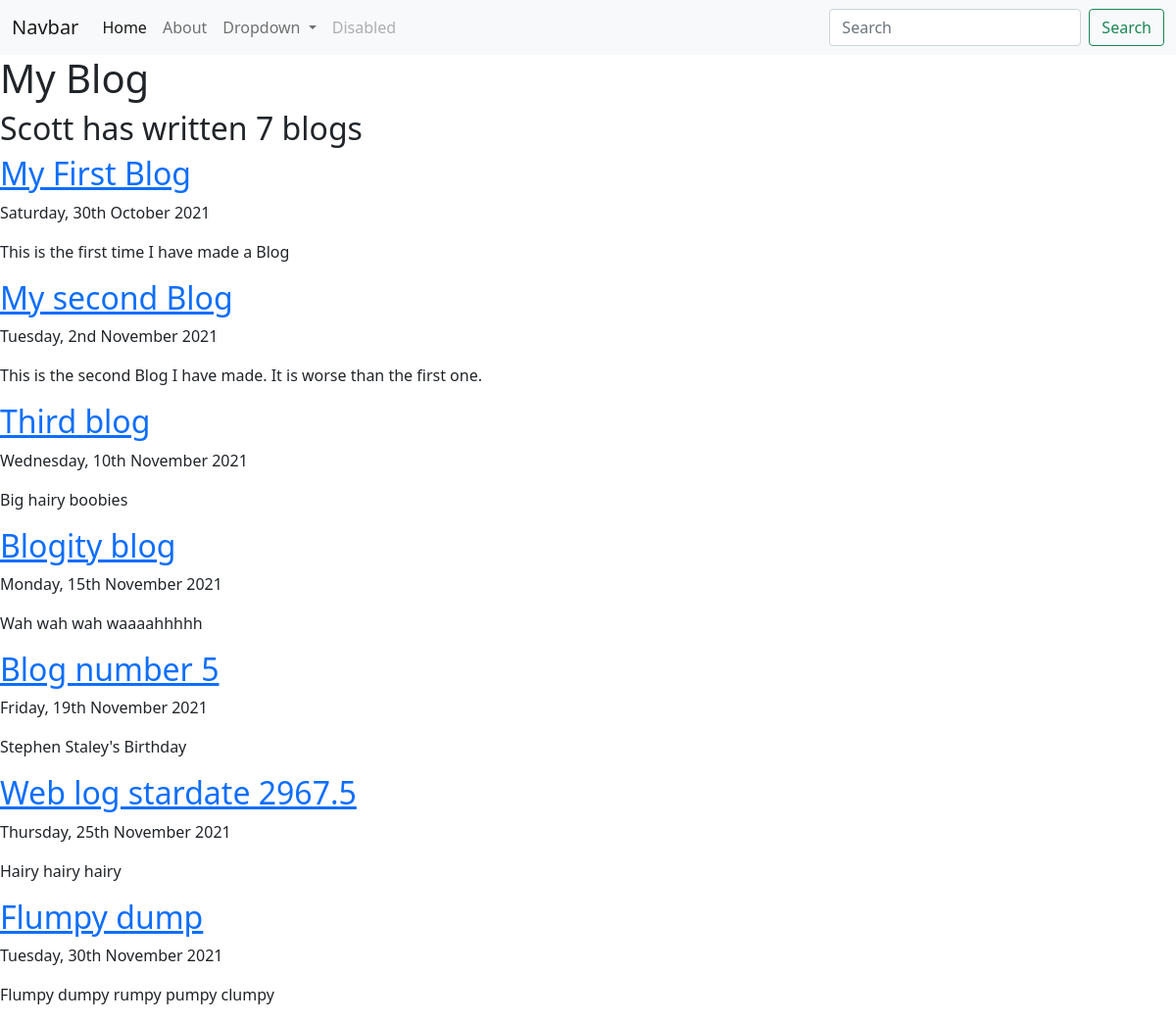
/blog/, run on an earlier commit of the app's database.
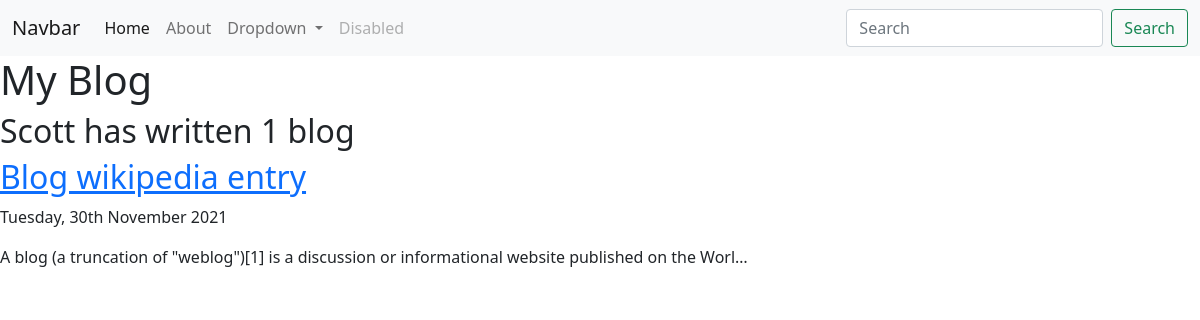
And on a later commit of the database.
### blog/models.py (models this page shows, shortened)
class Blog(models.Model):
    title = models.CharField(max_length=200)
    date = models.DateField()
    details = models.TextField()

### blog/views.py (the view)
# urls.py: path('', views.all_blogs, name='all_blogs'),
def all_blogs(request):
    blogs = Blog.objects.all()      # order_by('-date')[:5]
    return render(request, 'blog/all_blogs.html', {'blogs':blogs})

### blog/templates/blog/all_blogs.html
{% extends 'portfolio/base.html' %}
{% block content %}
<h1>My Blog</h1>
<h2> Scott has written {{ blogs.count }} blog{{ blogs.count|pluralize }}</h2>
{% for blog in blogs %}
<h2><a href="{% url 'blog:detail' blog.id %}">{{ blog.title }}</a></h2>
<p>{{ blog.date|date:'l, jS F Y' }}</p>
<p>{{ blog.details|striptags|truncatechars:100 }}</p>
{% endfor %}
{% endblock %}

### portfolio/templates/portfolio/base.html (shortened to what this page needs)
<!doctype html>
<html lang="en">
  <head>
    <link href="https://cdn.jsdelivr.net/npm/bootstrap@5.1.3/dist/css/bootstrap.min.css" rel="stylesheet">
  </head>
  <body>
    <nav class="navbar navbar-expand-lg navbar-light bg-light">
      <div class="container-fluid">
        <a class="navbar-brand" href="#">Navbar</a>
        <div class="collapse navbar-collapse" id="navbarSupportedContent">
          <ul class="navbar-nav me-auto mb-2 mb-lg-0">
            <li class="nav-item">
              <a class="nav-link active" aria-current="page" href="#">Home</a>
            </li>
            <li class="nav-item">
              <a class="nav-link" href="#">About</a>
            </li>
            <li class="nav-item dropdown">
              <a class="nav-link dropdown-toggle" href="#" id="navbarDropdown" role="button" data-bs-toggle="dropdown" aria-expanded="false">
                Dropdown
              </a>
            </li>
            <li class="nav-item">
              <a class="nav-link disabled">Disabled</a>
            </li>
          </ul>
          <form class="d-flex">
            <input class="form-control me-2" type="search" placeholder="Search" aria-label="Search">
            <button class="btn btn-outline-success" type="submit">Search</button>
          </form>
        </div>
      </div>
    </nav>
{% block content %}{% endblock %}
  </body>
</html>

What changed in the data, as far as the page shows it:
removed Blog: title "My First Blog", date "Saturday, 30th October 2021", details "This is the first time I have made a Blog"
removed Blog: title "My second Blog", date "Tuesday, 2nd November 2021", details "This is the second Blog I have made. It is worse than the first one."
removed Blog: title "Third blog", date "Wednesday, 10th November 2021", details "Big hairy boobies"
removed Blog: title "Blogity blog", date "Monday, 15th November 2021", details "Wah wah wah waaaahhhhh"
removed Blog: title "Blog number 5", date "Friday, 19th November 2021", details "Stephen Staley's Birthday"
removed Blog: title "Web log stardate 2967.5", date "Thursday, 25th November 2021", details "Hairy hairy hairy"
removed Blog: title "Flumpy dump", date "Tuesday, 30th November 2021", details "Flumpy dumpy rumpy pumpy clumpy"
added Blog: title "Blog wikipedia entry", date "Tuesday, 30th November 2021", details "A blog (a truncation of \"weblog\")[1] is a discussion or informational website published on the Worl…"
Also different on the page:
{{ blogs.count }}: "7" → "1"
